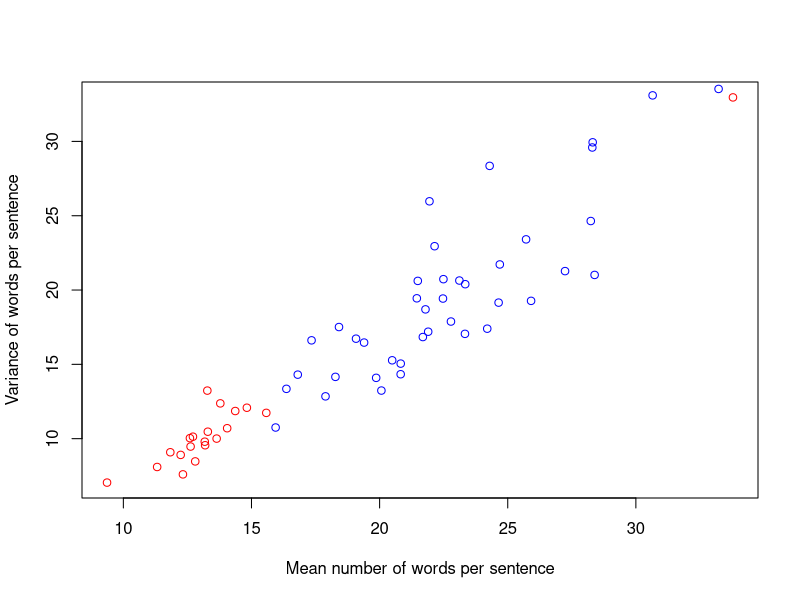
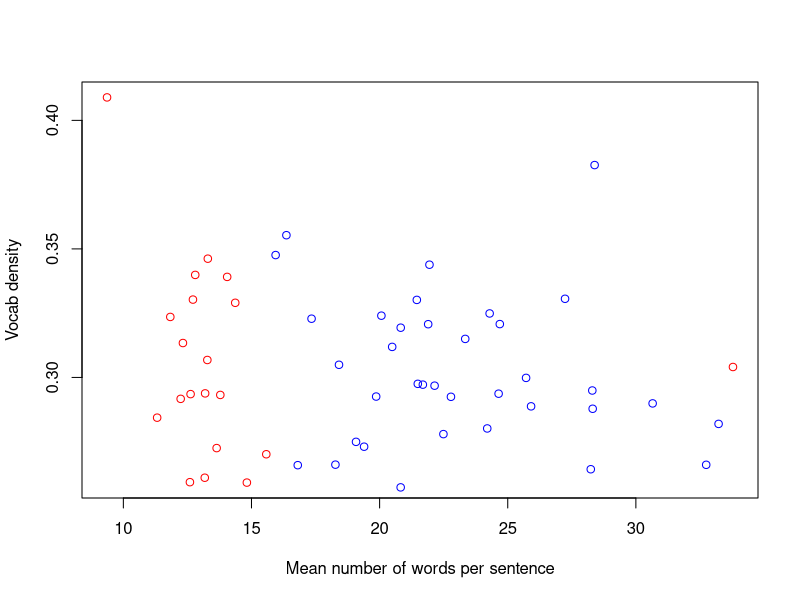

The R script that drew these images, in order: (Note: this script raises an error after producing the figures.)
features1=c(15.577777777777778, 11.735791578040178, 0.2701137538779731, 12.597285067873303, 
            10.034443713512003, 0.2592524734334921, 13.27710843373494, 13.233951807201672, 
            0.30678397777263255, 13.64039408866995, 10.005121841046575, 0.27251054465431873, 
            11.318652849740932, 8.095181459102522, 0.2843457943925234, 12.324561403508772, 
            7.598394931408731, 0.3133841131664853, 12.623563218390805, 9.469758749975378, 
            0.2935082872928177, 14.819718309859155, 12.081930988778318, 0.2590882862088863, 
            13.17687074829932, 9.796356974385182, 0.26098326359832635, 14.366071428571429, 
            11.860546600517049, 0.3290302267002519, 33.788990825688074, 32.960267490999776, 
            0.30405682283841007, 13.191387559808613, 9.557101793955988, 0.29379360998898274, 
            12.805128205128206, 8.470870301748564, 0.3398773006134969, 13.783536585365853, 
            12.374585662919502, 0.2931889941362201, 12.715447154471544, 10.133815144903398, 
            0.330278232405892, 13.296137339055795, 10.469283174504039, 0.34619188921859545, 
            9.363157894736842, 7.044808252058441, 0.4089285714285714, 11.832142857142857, 
            9.086030617434233, 0.3235294117647059, 12.236301369863014, 8.90821760580087, 
            0.2916666666666667, 14.05109489051095, 10.702749212429715, 0.33910761154855645)

features2=c(20.823529411764707, 15.050106536510496, 0.31934566145092463, 19.865546218487395, 
            14.092866550948596, 0.2925577416595381, 22.783783783783782, 17.881091467306998, 
            0.29246411483253587, 15.94186046511628, 10.751037871827885, 0.34760147601476016, 
            17.344086021505376, 16.616188167263612, 0.3228445563247325, 23.330708661417322, 
            17.052698486875606, 0.25, 20.82170542635659, 14.334971231007005, 0.257228689447991, 
            17.888446215139442, 12.847237289631401, 0.24024362734040153, 21.945205479452056, 
            25.9700096323512, 0.3438485804416404, 20.069444444444443, 13.23708660011114, 
            0.3240223463687151, 16.805882352941175, 14.307401592920593, 0.26586316908897556, 
            21.68702290076336, 16.837725028804375, 0.29719161038037684, 23.341176470588234, 
            20.39348223445566, 0.3149847094801223, 16.36263736263736, 13.352916022366283, 
            0.35532646048109967, 24.2, 17.400220595373984, 0.28015075376884424, 
            18.275675675675675, 14.158447420974626, 0.2660660660660661, 22.489795918367346, 
            20.731277193353392, 0.27794840294840295, 23.112745098039216, 20.639577322058393, 
            0.2480703259005146, 30.654205607476637, 33.09679993758114, 0.28989525569932223, 
            28.31451612903226, 29.938790384427097, 0.2878090856814261, 24.690140845070424, 
            21.721703072668706, 0.3207492795389049, 27.23611111111111, 21.27386352242063, 
            0.33059125964010283, 21.451923076923077, 19.44316078008508, 0.33015873015873015, 
            21.895238095238096, 17.19678179280367, 0.320704845814978, 25.71559633027523, 
            23.409436109113205, 0.2998198198198198, 19.39455782312925, 16.46563786963097, 
            0.27305218012866334, 25.91089108910891, 19.27231123135001, 0.28875144955546966, 
            21.790123456790123, 18.699132108190756, 0.2474820143884892, 28.24031007751938, 
            24.643639897610516, 0.26428175263449805, 28.390243902439025, 21.016514992715237, 
            0.3826086956521739, 22.47239263803681, 19.427393439287822, 0.23890879030035822, 
            24.293478260869566, 28.35355203574111, 0.3248868778280543, 22.145299145299145, 
            22.9486927571744, 0.29678935003915424, 20.490384615384617, 15.27291860022443, 
            0.31187410586552217, 19.079710144927535, 16.727555654175713, 0.27494199535962877, 
            24.64367816091954, 19.153587927588568, 0.29367327667610954, 28.3, 
            29.59101366779516, 0.294912559618442, 18.414814814814815, 17.51050225810562, 
            0.30491803278688523, 21.489795918367346, 20.615400557934997, 0.29750479846449135, 
            36.62903225806452, 48.97313879708229, 0.2999554962171785, 33.22784810126582, 
            33.53029604704187, 0.28192307692307694, 32.744680851063826, 37.955247039823604, 
            0.2660098522167488, 43.2, 61.9045347981182, 0.43681747269890797)

features1=matrix(features1,ncol=3,byrow=TRUE)
features1=data.frame(Mean=features1[,1],Variance=features1[,2],Vocab=features1[,3])
features2=matrix(features2,ncol=3,byrow=TRUE)
features2=data.frame(Mean=features2[,1],Variance=features2[,2],Vocab=features2[,3])

#Mean # of words in sentence vs. variance
with(features1,plot(Mean,Variance,col='red',xlab="Mean number of words per sentence",ylab="Variance of words per sentence"))
with(features2,points(Mean,Variance,col='blue'))


#Mean # of words in sentence vs. vocabulary
with(features1,plot(Mean,Vocab,col='red',xlab="Mean number of words per sentence",ylab="Vocab density"))
with(features2,points(Mean,Vocab,col='blue'))

scatterplotMatrix(~Mean+Variance+Vocab, data=features1,
                   main="Oscar Wilde")
scatterplotMatrix(~Mean+Variance+Vocab, data=features2,
                  main="Mark Twain")

